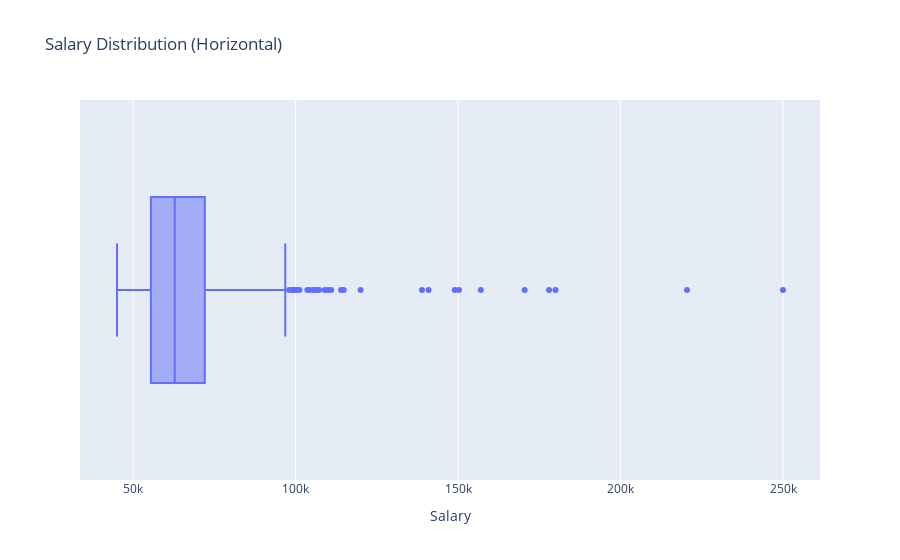

Here is the notebook cell this chart was saved with:
### Markdown cell above
---

### 🎯 Example 2: Salary box plot (horizontal)

▶️ Draw a horizontal box plot of `Salary`.

### Code cell
fig = px.box(df_hr, x="Salary", title="Salary Distribution (Horizontal)")
fig.show()

### Figure 1 — Plotly figure (JSON) as saved in the notebook; plotly's stock layout.template omitted (floating-point values rounded to 4 significant figures; data arrays with more than 128 entries replaced by an {"elided": "..."} marker saying what was removed)
{"data": [{"alignmentgroup": "True", "hovertemplate": "Salary=%{x}<extra></extra>", "legendgroup": "", "marker": {"color": "#636efa"}, "name": "", "notched": false, "offsetgroup": "", "orientation": "h", "showlegend": false, "type": "box", "x": {"elided": "311 int values"}, "x0": " ", "xaxis": "x", "y0": " ", "yaxis": "y"}], "layout": {"boxmode": "group", "legend": {"tracegroupgap": 0}, "title": {"text": "Salary Distribution (Horizontal)"}, "xaxis": {"anchor": "y", "domain": [0, 1], "title": {"text": "Salary"}}, "yaxis": {"anchor": "x", "domain": [0, 1]}}}
